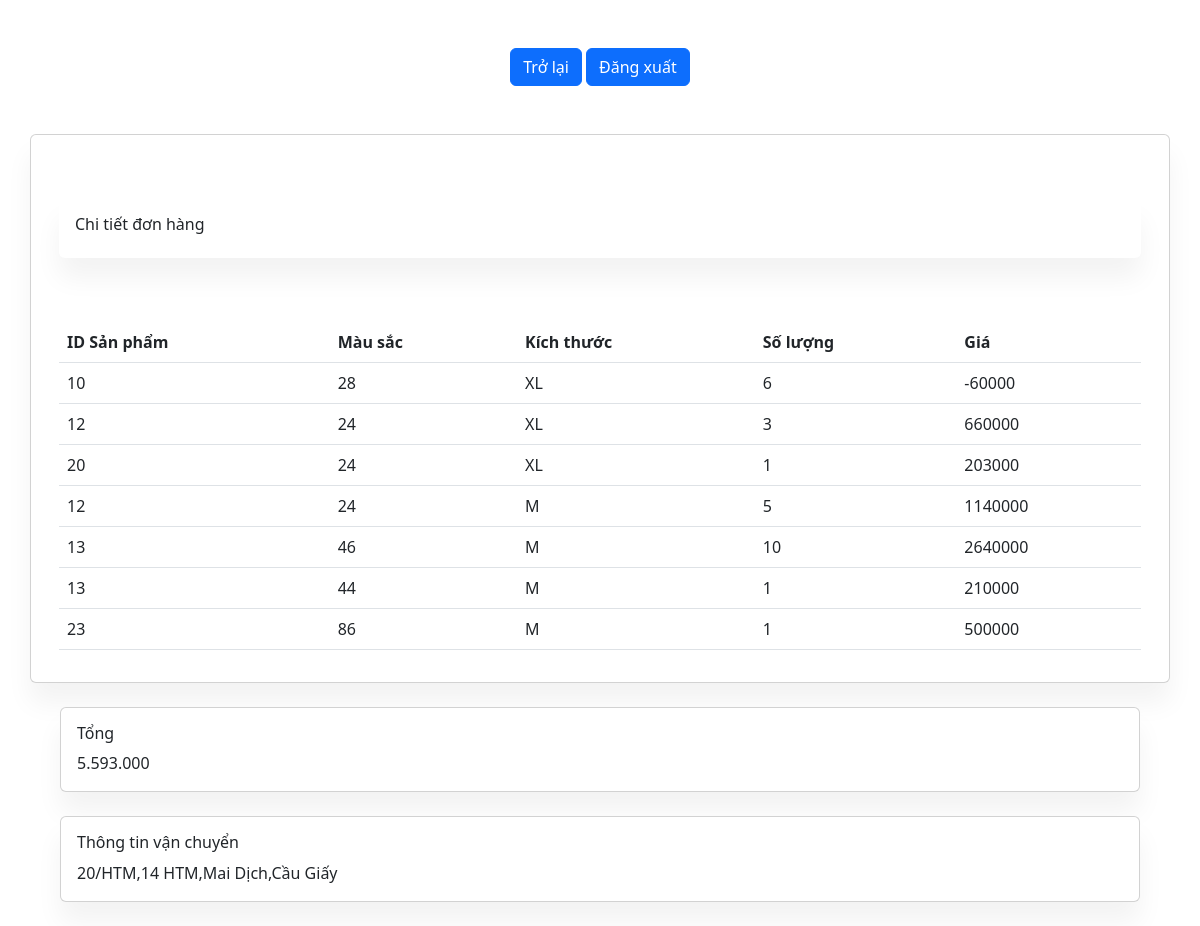
Page /admin/chi_tiet_don_hang.php?id_don_hang=9&id_nguoi_dung=2 (signed in) on the committed database.
### tables this page shows
CREATE TABLE `chi_tiet_don_hang` (
  `id_ctdh` int(11) NOT NULL,
  `id_don_hang` int(11) NOT NULL,
  `id_san_pham` int(11) NOT NULL,
  `mau_sac` int(11) NOT NULL,
  `kich_thuoc` varchar(50) NOT NULL,
  `so_luong` int(11) NOT NULL,
  `gia` int(11) NOT NULL
);

CREATE TABLE `don_hang` (
  `id_don_hang` int(11) NOT NULL,
  `id_nguoi_dung` int(11) NOT NULL,
  `tong_tien` int(11) NOT NULL,
  `thoi_gian` datetime NOT NULL DEFAULT current_timestamp() ON UPDATE current_timestamp(),
  `thanh_toan` tinyint(4) NOT NULL,
  `trang_thai` tinyint(1) NOT NULL
);

CREATE TABLE `nguoi_dung` (
  `id_nguoi_dung` int(11) NOT NULL,
  `ten` varchar(100) NOT NULL,
  `email` varchar(100) NOT NULL,
  `password` varchar(100) NOT NULL,
  `sdt` int(11) DEFAULT NULL,
  `ngay_sinh` date DEFAULT NULL,
  `gioi_tinh` varchar(10) DEFAULT NULL,
  `dia_chi` varchar(255) DEFAULT NULL,
  `thoi_gian` datetime NOT NULL DEFAULT current_timestamp()
);

### admin/chi_tiet_don_hang.php (the view, shortened to what this page needs)
<?php
include '../connections/connectdb.php';
$id_don_hang = isset($_GET['id_don_hang']) ? $_GET['id_don_hang'] : null;
$tong_tien = 0;
$sql_don_hang = "SELECT * FROM don_hang WHERE id_don_hang = $id_don_hang";
$result_don_hang = $conn->query($sql_don_hang);
$details = $result_don_hang->num_rows > 0;
if ($details) {
    while ($row_don_hang = $result_don_hang->fetch_assoc()) {
        $tong_tien = $row_don_hang['tong_tien'];
    }
}
$sql_chi_tiet_don_hang = "SELECT * FROM chi_tiet_don_hang WHERE id_don_hang = $id_don_hang";
$result_chi_tiet_don_hang = $conn->query($sql_chi_tiet_don_hang);
$details_found = $result_chi_tiet_don_hang->num_rows > 0;
$userData = [];
$dia_chi_parts = '';
if (isset($_GET['id_nguoi_dung'])) {
    $userId = $_GET['id_nguoi_dung'];
    $selectQuery = "SELECT * FROM nguoi_dung WHERE id_nguoi_dung = $userId";
    $result = $conn->query($selectQuery);
    if ($result->num_rows > 0) {
        $userData = $result->fetch_assoc();
    }
    $dia_chi_parts =  $userData['dia_chi'];
}
?>
<!DOCTYPE html>
<html>
<head>
    <link href="https://cdn.jsdelivr.net/npm/bootstrap-icons@1.5.0/font/bootstrap-icons.css" rel="stylesheet" />
    <link href="https://cdn.jsdelivr.net/npm/bootstrap@5.3.0/dist/css/bootstrap.min.css" rel="stylesheet">
</head>
<body>
    <form class="text-center p-5" method="post">
        <button class="btn btn-primary" type="submit" name="tro_lai">Trở lại </button>
        <button class="btn btn-primary" type="submit" name="dang_xuat">Đăng xuất</button>
    </form>
    <div class="container-fluid">
        <div class="container">
            <div class="row">
                <div class="card mb-4">
                    <div class="card-body">
                        <table class="table table-borderless">
                            <tbody>
                                <?php if ($details_found) { ?>
                                    <div class="card my-5 border-0">
                                        <div class="card-body">
                                            <h3 class="h6">Chi tiết đơn hàng</h3>
                                            <table class="table">
                                                <thead>
                                                    <tr>
                                                        <th scope="col">ID Sản phẩm</th>
                                                        <th scope="col">Màu sắc</th>
                                                        <th scope="col">Kích thước</th>
                                                        <th scope="col">Số lượng</th>
                                                        <th scope="col">Giá</th>
                                                    </tr>
                                                </thead>
                                                <tbody>
                                                    <?php
                                                    while ($row_chi_tiet_don_hang = $result_chi_tiet_don_hang->fetch_assoc()) {
                                                        echo '<tr>';
                                                        echo '<td>' . $row_chi_tiet_don_hang['id_san_pham'] . '</td>';
                                                        echo '<td>' . $row_chi_tiet_don_hang['mau_sac'] . '</td>';
                                                        echo '<td>' . $row_chi_tiet_don_hang['kich_thuoc'] . '</td>';
                                                        echo '<td>' . $row_chi_tiet_don_hang['so_luong'] . '</td>';
                                                        echo '<td>' . $row_chi_tiet_don_hang['gia'] . '</td>';
                                                        echo '</tr>';
                                                    }
                                                    ?>
                                                </tbody>
                                            </table>
                                        </div>
                                    </div>
                                <?php } else {
                                    echo "No details found for this order.";
                                }
                                ?>
                            </tbody>
                        </table>
                    </div>
                </div>
                <div class="card mb-4 mx-5">
                    <div class="card-body">
                        <h3 class="h6">Tổng</h3>
                        <td class="h4 text-end"><?= number_format($tong_tien - 60000, 0, '.', '.') ?>
                    </div>
                </div>
                <div class="card mb-4 mx-5">
                    <div class="card-body">
                        <h3 class="h6">Thông tin vận chuyển</h3>
                        <?= $dia_chi_parts ?>
                    </div>
                </div>
            </div>
        </div>
    </div>
</body>
</html>

### admin/chi_tiet_don_hang.php (style rules this page uses)
body { background: #eee; }
.card { box-shadow: 0 20px 27px 0 rgb(0 0 0 / 5%); }
.card { position: relative; display: flex; flex-direction: column; min-width: 0; word-wrap: break-word; background-color: #fff; background-clip: border-box; border: 0 solid rgba(0, 0, 0, .125); border-radius: 1rem; }

### rows in the picture
chi_tiet_don_hang: id_san_pham "10", mau_sac "28", kich_thuoc "XL", so_luong "6", gia "-60000"
chi_tiet_don_hang: id_san_pham "12", mau_sac "24", kich_thuoc "XL", so_luong "3", gia "660000"
chi_tiet_don_hang: id_san_pham "20", mau_sac "24", kich_thuoc "XL", so_luong "1", gia "203000"
chi_tiet_don_hang: id_san_pham "12", mau_sac "24", kich_thuoc "M", so_luong "5", gia "1140000"
chi_tiet_don_hang: id_san_pham "13", mau_sac "46", kich_thuoc "M", so_luong "10", gia "2640000"
chi_tiet_don_hang: id_san_pham "13", mau_sac "44", kich_thuoc "M", so_luong "1", gia "210000"
chi_tiet_don_hang: id_san_pham "23", mau_sac "86", kich_thuoc "M", so_luong "1", gia "500000"
don_hang: $tong_tien-60000 "5.593.000"
nguoi_dung: dia_chi "20/HTM,14 HTM,Mai Dịch,Cầu Giấy"
